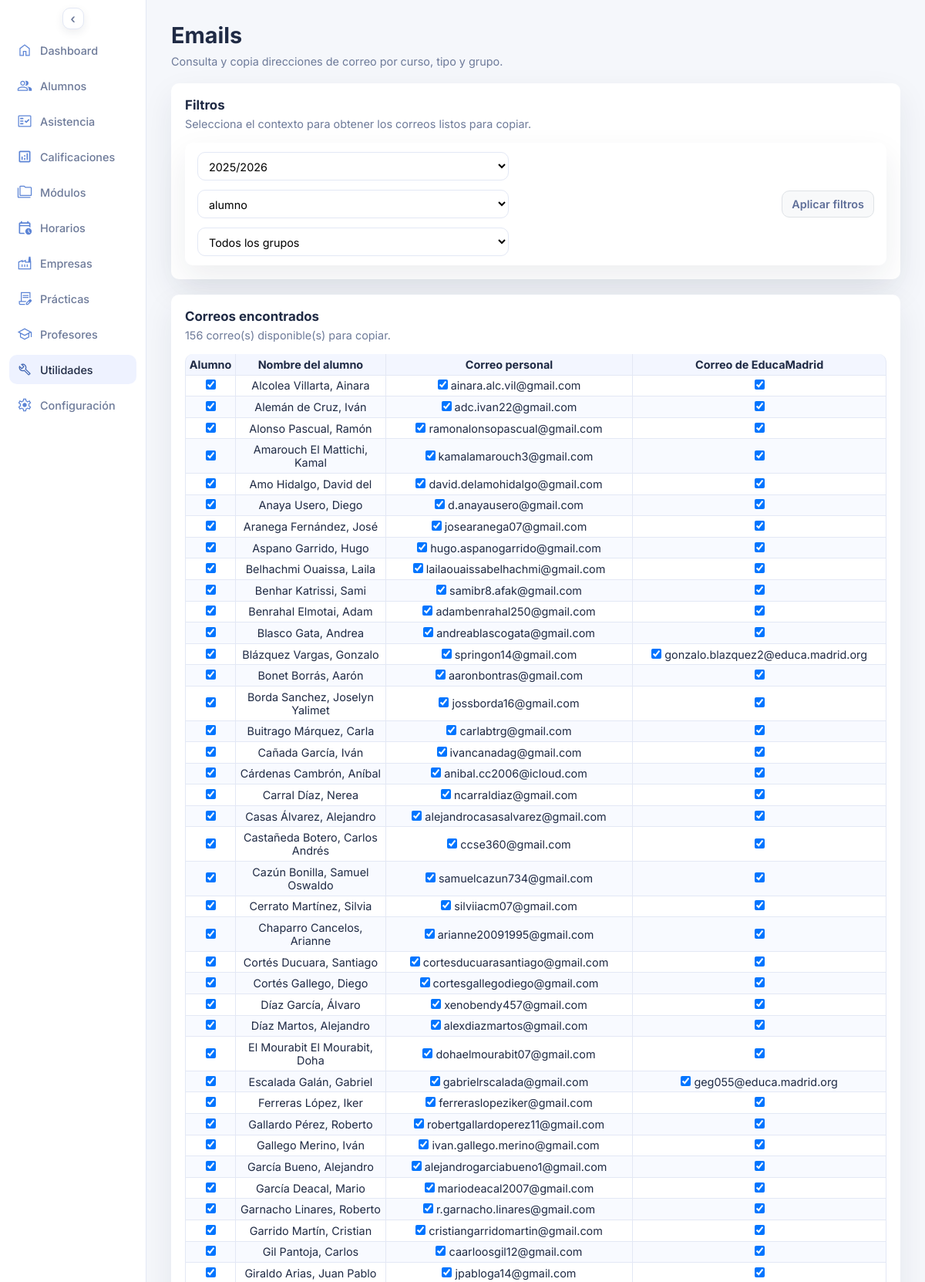
Screenshot of /emails.php (upper part) with the database file from the repository.
### tables this page shows
CREATE TABLE IF NOT EXISTS `alumnos` (
  `id_alumno` int unsigned NOT NULL AUTO_INCREMENT,
  `nia` varchar(20) DEFAULT NULL,
  `dni` varchar(20) DEFAULT NULL,
  `seg_soc` varchar(20) DEFAULT NULL,
  `apellido1` varchar(60) NOT NULL,
  `apellido2` varchar(60) DEFAULT NULL,
  `nombre` varchar(60) NOT NULL,
  `fecha_nacimiento` date DEFAULT NULL,
  `horas_ffe_aprobadas` smallint unsigned DEFAULT NULL,
  `id_provincia` int unsigned DEFAULT NULL,
  `id_localidad` int unsigned DEFAULT NULL,
  `cp` varchar(10) DEFAULT NULL,
  `repite_curso` tinyint(1) DEFAULT '0',
  `nombre_tutor1` varchar(60) DEFAULT NULL,
  `telefono_tutor1` varchar(20) DEFAULT NULL,
  `correo_tutor1` varchar(150) DEFAULT NULL,
  `nombre_tutor2` varchar(60) DEFAULT NULL,
  `telefono_tutor2` varchar(20) DEFAULT NULL,
  `correo_tutor2` varchar(150) DEFAULT NULL,
  `faltas_10_dia` date DEFAULT NULL,
  `faltas_10_cantidad` smallint unsigned NOT NULL DEFAULT '0',
  `faltas_15_dia` date DEFAULT NULL,
  `faltas_15_cantidad` smallint unsigned NOT NULL DEFAULT '0',
  `comentarios` text,
  PRIMARY KEY (`id_alumno`),
  UNIQUE KEY `nia` (`nia`),
  UNIQUE KEY `dni` (`dni`),
  KEY `fk_alu_provincia` (`id_provincia`),
  KEY `fk_alu_localidad` (`id_localidad`),
  CONSTRAINT `fk_alu_localidad` FOREIGN KEY (`id_localidad`) REFERENCES `localidades` (`id_localidad`),
  CONSTRAINT `fk_alu_provincia` FOREIGN KEY (`id_provincia`) REFERENCES `provincias` (`id_provincia`)
);

### emails.php (the view, shortened to what this page needs)
<?php
$pdo = db();
$cursos_stmt = $pdo->query('SELECT id_curso_escolar, curso_escolar, activo FROM cursos_escolares ORDER BY activo DESC, id_curso_escolar DESC');
$cursos_escolares = $cursos_stmt->fetchAll(PDO::FETCH_ASSOC);
$curso_activo_id = 0;
foreach ($cursos_escolares as $curso_item) {
  if ((int) ($curso_item['activo'] ?? 0) === 1) {
    $curso_activo_id = (int) $curso_item['id_curso_escolar'];
    break;
  }
}
$curso_escolar_id = isset($_GET['id_curso_escolar']) && ctype_digit((string) $_GET['id_curso_escolar'])
  ? (int) $_GET['id_curso_escolar']
  : $curso_activo_id;
$tipo = (string) ($_GET['tipo'] ?? 'alumno');
$emails = [];
$alumnos = [];
if ($tipo === 'alumno') {
  $sql_alumnos =
    'SELECT
      a.id_alumno,
      a.apellido1,
      a.apellido2,
      a.nombre,
      MIN(CASE
        WHEN TRIM(COALESCE(c.etiqueta, "")) = "Personal" THEN TRIM(COALESCE(c.direccion_correo, ""))
        ELSE NULL
      END) AS correo_personal,
      MIN(CASE
        WHEN TRIM(COALESCE(c.etiqueta, "")) = "EducaMadrid" THEN TRIM(COALESCE(c.direccion_correo, ""))
        ELSE NULL
      END) AS correo_educamadrid
     FROM alumno_curso ac
     INNER JOIN alumnos a ON a.id_alumno = ac.id_alumno
     LEFT JOIN correos c
       ON c.id_entidad = a.id_alumno
      AND c.entidad_tipo = "alumno"
     WHERE ac.id_curso_escolar = :id_curso_escolar';
  $params_alumnos = ['id_curso_escolar' => $curso_escolar_id];
  $sql_alumnos .= '
     GROUP BY a.id_alumno, a.apellido1, a.apellido2, a.nombre
     ORDER BY a.apellido1, a.apellido2, a.nombre';
  $emails_stmt = $pdo->prepare($sql_alumnos);
  $emails_stmt->execute($params_alumnos);
  $alumnos = $emails_stmt->fetchAll(PDO::FETCH_ASSOC);
  $alumnos_seleccionados = [];
  $correos_personales_seleccionados = [];
  $correos_educamadrid_seleccionados = [];
  $seleccion_manual = isset($_GET['seleccion']) && (string) $_GET['seleccion'] === '1';
  foreach ($alumnos as $alumno_item) {
    $id_alumno_item = (int) ($alumno_item['id_alumno'] ?? 0);
    $correo_personal_item = trim((string) ($alumno_item['correo_personal'] ?? ''));
    $correo_educamadrid_item = trim((string) ($alumno_item['correo_educamadrid'] ?? ''));
    $incluir_correo_personal = $seleccion_manual
      ? in_array($id_alumno_item, $correos_personales_seleccionados, true)
      : true;
    if ($incluir_correo_personal && $correo_personal_item !== '') {
      $emails[] = $correo_personal_item;
    }
    $incluir_correo_educamadrid = $seleccion_manual
      ? in_array($id_alumno_item, $correos_educamadrid_seleccionados, true)
      : true;
    if ($incluir_correo_educamadrid && $correo_educamadrid_item !== '') {
      $emails[] = $correo_educamadrid_item;
    }
  }
}
$emails = array_values(array_unique(array_filter(array_map(static fn ($email): string => trim((string) $email), $emails), static fn (string $email): bool => $email !== '')));
?>
<!DOCTYPE html>
<html lang="es">
<head>
  <link rel="stylesheet" href="assets/styles.css">
</head>
<body>
  <div class="page">
    <?php require __DIR__ . '/includes/sidebar.php'; ?>
    <main class="content">
      <header class="header">
        <div>
          <h1>Emails</h1>
          <p class="subheading">Consulta y copia direcciones de correo por curso, tipo y grupo.</p>
        </div>
      </header>
      <section class="panel">
        <div class="panel-header">
          <h3>Filtros</h3>
          <p>Selecciona el contexto para obtener los correos listos para copiar.</p>
        </div>
        <form class="topbar" method="get">
          <div class="topbar-actions">
            <label class="calendar-select">
              <select name="id_curso_escolar">
                <?php foreach ($cursos_escolares as $curso): ?>
                  <option value="<?php echo (int) $curso['id_curso_escolar']; ?>" <?php echo (int) $curso['id_curso_escolar'] === $curso_escolar_id ? 'selected' : ''; ?>>
                    <?php echo htmlspecialchars((string) $curso['curso_escolar'], ENT_QUOTES, 'UTF-8'); ?>
                  </option>
                <?php endforeach; ?>
              </select>
            </label>
            <label class="calendar-select">
              <select name="tipo">
                <option value="alumno" <?php echo $tipo === 'alumno' ? 'selected' : ''; ?>>alumno</option>
              </select>
            </label>
            <?php if ($tipo === 'alumno'): ?>
              <label class="calendar-select">
                <select name="id_grupo">
                  <option value="">Todos los grupos</option>
                </select>
              </label>
            <?php endif; ?>
          </div>
          <button type="submit" class="edit-toggle">Aplicar filtros</button>
        </form>
      </section>
      <section class="panel">
        <div class="panel-header">
          <h3>Correos encontrados</h3>
          <p><?php echo count($emails); ?> correo(s) disponible(s) para copiar.</p>
        </div>
        <?php if ($tipo === 'alumno'): ?>
          <form class="panel-grid" method="get">
            <table>
              <thead>
                <tr>
                  <th>Alumno</th>
                  <th>Nombre del alumno</th>
                  <th>Correo personal</th>
                  <th>Correo de EducaMadrid</th>
                </tr>
              </thead>
              <tbody>
                <?php foreach ($alumnos as $alumno): ?>
                  <?php
                  $id_alumno = (int) ($alumno['id_alumno'] ?? 0);
                  $apellido1 = trim((string) ($alumno['apellido1'] ?? ''));
                  $apellido2 = trim((string) ($alumno['apellido2'] ?? ''));
                  $nombre = trim((string) ($alumno['nombre'] ?? ''));
                  $correo_personal = trim((string) ($alumno['correo_personal'] ?? ''));
                  $correo_educamadrid = trim((string) ($alumno['correo_educamadrid'] ?? ''));
                  $nombre_completo = sprintf('%s%s, %s', $apellido1, $apellido2 !== '' ? ' ' . $apellido2 : '', $nombre);
                  $alumno_checked = !isset($_GET['seleccion']) || in_array($id_alumno, $alumnos_seleccionados, true);
                  $correo_personal_checked = !isset($_GET['seleccion']) || in_array($id_alumno, $correos_personales_seleccionados, true);
                  $correo_educamadrid_checked = !isset($_GET['seleccion']) || in_array($id_alumno, $correos_educamadrid_seleccionados, true);
                  ?>
                  <tr>
                    <td><input type="checkbox" name="alumnos[]" value="<?php echo $id_alumno; ?>" <?php echo $alumno_checked ? 'checked' : ''; ?>></td>
                    <td><?php echo htmlspecialchars($nombre_completo, ENT_QUOTES, 'UTF-8'); ?></td>
                    <td>
                      <input type="checkbox" name="correos_personales[]" value="<?php echo $id_alumno; ?>" <?php echo $correo_personal_checked ? 'checked' : ''; ?>>
                      <?php echo htmlspecialchars($correo_personal, ENT_QUOTES, 'UTF-8'); ?>
                    </td>
                    <td>
                      <input type="checkbox" name="correos_educamadrid[]" value="<?php echo $id_alumno; ?>" <?php echo $correo_educamadrid_checked ? 'checked' : ''; ?>>
                      <?php echo htmlspecialchars($correo_educamadrid, ENT_QUOTES, 'UTF-8'); ?>
                    </td>
                  </tr>
                <?php endforeach; ?>
              </tbody>
            </table>
          </form>
        <?php endif; ?>
      </section>
    </main>
  </div>
</body>
</html>

### assets/styles.css (style rules this page uses)
* { box-sizing: border-box; margin: 0; padding: 0; font-family: "Inter", system-ui, sans-serif; }
body { background: var(--bg); color: var(--text); font-size: 0.9rem; }
.page { display: grid; grid-template-columns: 190px 1fr; min-height: 100vh; transition: grid-template-columns 0.2s ease; }
.content { padding: 28px 32px; display: flex; flex-direction: column; gap: 20px; }
.topbar { display: flex; justify-content: space-between; align-items: center; gap: 24px; background: var(--card); border-radius: 10px; padding: 12px 16px; box-shadow: var(--shadow); }
.topbar-actions { display: flex; gap: 12px; flex-wrap: wrap; }
.header { display: flex; justify-content: space-between; gap: 16px; align-items: flex-start; }
.subheading { color: var(--muted); margin-top: 8px; max-width: 640px; white-space: nowrap; }
.primary-button, .ghost-button, .edit-toggle { border-radius: 10px; padding: 8px 12px; font-weight: 600; font-size: 0.9rem; cursor: pointer; transition: background-color 0.2s ease, border-color 0.2s ease, color 0.2s ease; box-shadow: none; }
.edit-toggle { border: 1px solid #dee2e6; background: #f8f9fa; color: #5f6f99; }
.panel { background: var(--card); border-radius: 10px; padding: 18px; box-shadow: var(--shadow); display: flex; flex-direction: column; gap: 16px; }
.panel-header p { color: var(--muted); margin-top: 6px; }
.panel-grid { display: grid; gap: 10px; }
@media (min-width: 981px) { .panel-grid table { border-collapse: separate; border-spacing: 0; width: 100%; } }
@media (min-width: 981px) { .panel-grid thead th { background: #f3f6ff; border-bottom: 1px solid var(--border); } }
@media (min-width: 981px) { .panel-grid thead th, .panel-grid tbody td { padding: 0.3rem; text-align: center; } }
@media (min-width: 981px) { .panel-grid tbody td { border-bottom: 1px solid var(--border); transition: background-color 0.18s ease; } }
@media (min-width: 981px) { .panel-grid tbody tr:nth-child(even) td { background: #f8faff; } }
@media (min-width: 981px) { .panel-grid th, .panel-grid td { border-right: 1px solid var(--border); } }
@media (min-width: 981px) { .panel-grid th:first-child, .panel-grid td:first-child { border-left: 1px solid var(--border); } }
@media (min-width: 981px) { .panel-grid thead th:first-child { border-top-left-radius: 10px; } }
@media (min-width: 981px) { .panel-grid thead th:last-child { border-top-right-radius: 10px; } }
.calendar-select { display: flex; flex-direction: column; gap: 4px; font-weight: 600; color: var(--text); width: 100%; }
.calendar-select select { border: 1px solid var(--border); border-radius: 10px; padding: 8px 10px; font-size: 0.9rem; background: #fff; min-width: 0; width: 100%; }

### rows the page displays
alumnos: nombre_completo "Alcolea Villarta, Ainara", correo_personal "ainara.alc.vil@gmail.com"
alumnos: nombre_completo "Alemán de Cruz, Iván", correo_personal "adc.ivan22@gmail.com"
alumnos: nombre_completo "Alonso Pascual, Ramón", correo_personal "ramonalonsopascual@gmail.com"
alumnos: nombre_completo "Amarouch El Mattichi, Kamal", correo_personal "kamalamarouch3@gmail.com"
alumnos: nombre_completo "Amo Hidalgo, David del", correo_personal "david.delamohidalgo@gmail.com"
alumnos: nombre_completo "Anaya Usero, Diego", correo_personal "d.anayausero@gmail.com"
alumnos: nombre_completo "Aranega Fernández, José", correo_personal "josearanega07@gmail.com"
alumnos: nombre_completo "Aspano Garrido, Hugo", correo_personal "hugo.aspanogarrido@gmail.com"
alumnos: nombre_completo "Belhachmi Ouaissa, Laila", correo_personal "lailaouaissabelhachmi@gmail.com"
alumnos: nombre_completo "Benhar Katrissi, Sami", correo_personal "samibr8.afak@gmail.com"
alumnos: nombre_completo "Benrahal Elmotai, Adam", correo_personal "adambenrahal250@gmail.com"
alumnos: nombre_completo "Blasco Gata, Andrea", correo_personal "andreablascogata@gmail.com"
alumnos: nombre_completo "Blázquez Vargas, Gonzalo", correo_personal "springon14@gmail.com", correo_educamadrid "gonzalo.blazquez2@educa.madrid.org"
alumnos: nombre_completo "Bonet Borrás, Aarón", correo_personal "aaronbontras@gmail.com"
alumnos: nombre_completo "Borda Sanchez, Joselyn Yalimet", correo_personal "jossborda16@gmail.com"
alumnos: nombre_completo "Buitrago Márquez, Carla", correo_personal "carlabtrg@gmail.com"
alumnos: nombre_completo "Cañada García, Iván", correo_personal "ivancanadag@gmail.com"
alumnos: nombre_completo "Cárdenas Cambrón, Aníbal", correo_personal "anibal.cc2006@icloud.com"
alumnos: nombre_completo "Carral Díaz, Nerea", correo_personal "ncarraldiaz@gmail.com"
alumnos: nombre_completo "Casas Álvarez, Alejandro", correo_personal "alejandrocasasalvarez@gmail.com"
alumnos: nombre_completo "Castañeda Botero, Carlos Andrés", correo_personal "ccse360@gmail.com"
alumnos: nombre_completo "Cazún Bonilla, Samuel Oswaldo", correo_personal "samuelcazun734@gmail.com"
alumnos: nombre_completo "Cerrato Martínez, Silvia", correo_personal "silviiacm07@gmail.com"
alumnos: nombre_completo "Chaparro Cancelos, Arianne", correo_personal "arianne20091995@gmail.com"
alumnos: nombre_completo "Cortés Ducuara, Santiago", correo_personal "cortesducuarasantiago@gmail.com"
alumnos: nombre_completo "Cortés Gallego, Diego", correo_personal "cortesgallegodiego@gmail.com"
alumnos: nombre_completo "Díaz García, Álvaro", correo_personal "xenobendy457@gmail.com"
alumnos: nombre_completo "Díaz Martos, Alejandro", correo_personal "alexdiazmartos@gmail.com"
alumnos: nombre_completo "El Mourabit El Mourabit, Doha", correo_personal "dohaelmourabit07@gmail.com"
alumnos: nombre_completo "Escalada Galán, Gabriel", correo_personal "gabrielrscalada@gmail.com", correo_educamadrid "geg055@educa.madrid.org"
alumnos: nombre_completo "Ferreras López, Iker", correo_personal "ferreraslopeziker@gmail.com"
alumnos: nombre_completo "Gallardo Pérez, Roberto", correo_personal "robertgallardoperez11@gmail.com"
alumnos: nombre_completo "Gallego Merino, Iván", correo_personal "ivan.gallego.merino@gmail.com"
alumnos: nombre_completo "García Bueno, Alejandro", correo_personal "alejandrogarciabueno1@gmail.com"
alumnos: nombre_completo "García Deacal, Mario", correo_personal "mariodeacal2007@gmail.com"
alumnos: nombre_completo "Garnacho Linares, Roberto", correo_personal "r.garnacho.linares@gmail.com"
alumnos: nombre_completo "Garrido Martín, Cristian", correo_personal "cristiangarridomartin@gmail.com"
alumnos: nombre_completo "Gil Pantoja, Carlos", correo_personal "caarloosgil12@gmail.com"
alumnos: nombre_completo "Giraldo Arias, Juan Pablo", correo_personal "jpabloga14@gmail.com"

### other values shown
$item['label'] "Dashboard"
$item['label'] "Alumnos"
$item['label'] "Asistencia"
$item['label'] "Calificaciones"
$item['label'] "Módulos"
$item['label'] "Horarios"
$item['label'] "Empresas"
$item['label'] "Prácticas"
$item['label'] "Profesores"
$item['label'] "Utilidades"
$item['label'] "Configuración"
count($emails) "156"
form field id_curso_escolar "2025/2026"
